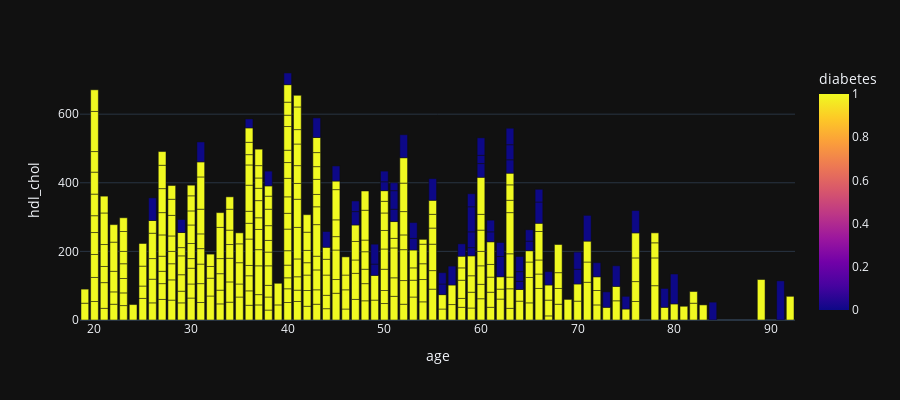

This figure's notebook cell:
### Code cell
px.bar(df, x="age", y="hdl_chol", color='diabetes', barmode='group', template = 'plotly_dark', height = 400)

### Figure 1 — Plotly figure (JSON) as saved in the notebook; plotly's stock layout.template omitted (floating-point values rounded to 4 significant figures; data arrays with more than 128 entries replaced by an {"elided": "..."} marker saying what was removed)
{"data": [{"alignmentgroup": "True", "hovertemplate": "age=%{x}<br>hdl_chol=%{y}<br>diabetes=%{marker.color}<extra></extra>", "legendgroup": "", "marker": {"color": {"elided": "390 int values"}, "coloraxis": "coloraxis", "pattern": {"shape": ""}}, "name": "", "offsetgroup": "", "orientation": "v", "showlegend": false, "textposition": "auto", "type": "bar", "x": {"elided": "390 int values"}, "xaxis": "x", "y": {"elided": "390 int values"}, "yaxis": "y"}], "layout": {"barmode": "group", "coloraxis": {"colorbar": {"title": {"text": "diabetes"}}, "colorscale": [[0, "#0d0887"], [0.1111, "#46039f"], [0.2222, "#7201a8"], [0.3333, "#9c179e"], [0.4444, "#bd3786"], [0.5556, "#d8576b"], [0.6667, "#ed7953"], [0.7778, "#fb9f3a"], [0.8889, "#fdca26"], [1, "#f0f921"]]}, "height": 400, "legend": {"tracegroupgap": 0}, "margin": {"t": 60}, "xaxis": {"anchor": "y", "domain": [0, 1], "title": {"text": "age"}}, "yaxis": {"anchor": "x", "domain": [0, 1], "title": {"text": "hdl_chol"}}}}
